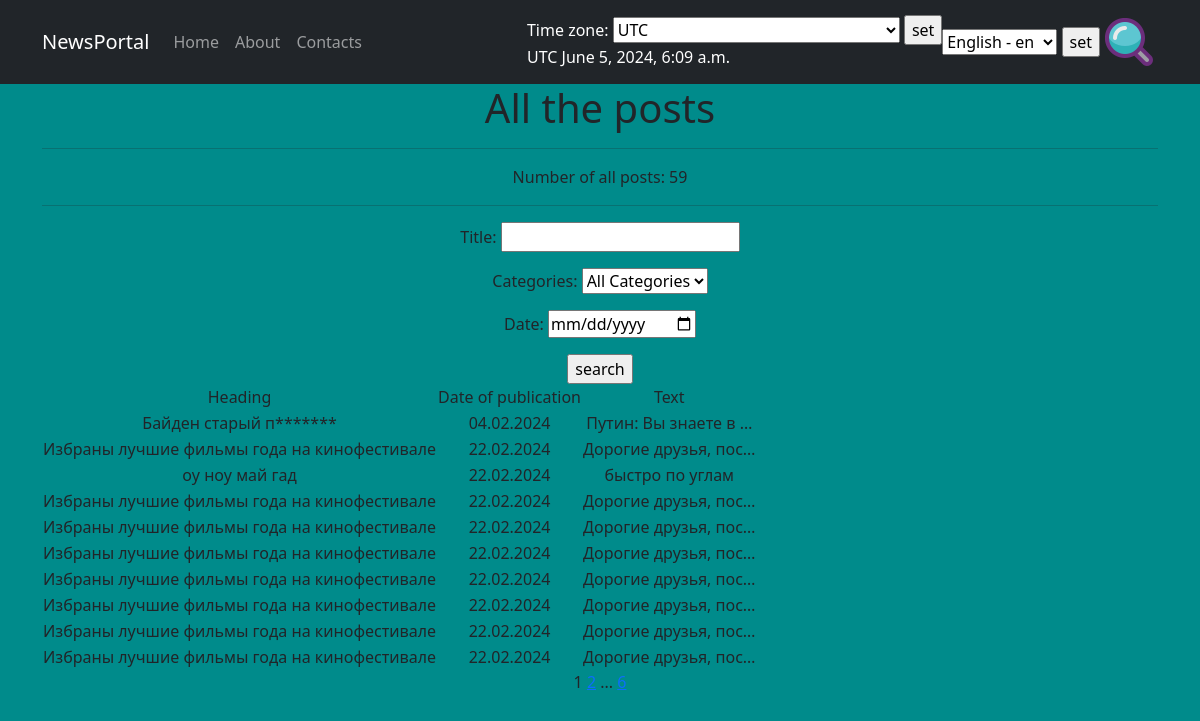
/posts/articles/search/, run on an earlier commit of the app's database.
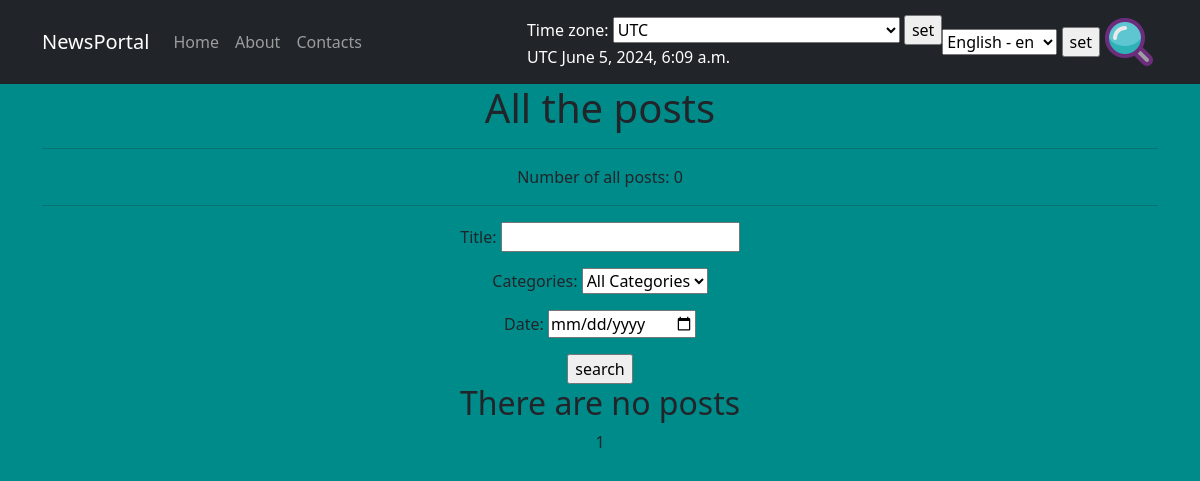
And on a later commit of the database.
### news/models.py (models this page shows, shortened)
class Post(models.Model):
    article = 'AR'
    news = 'NW'
    CHOICES = [
        (article, 'Статья'),
        (news, 'Новость'),
    ]
    date_time = models.DateTimeField(auto_now_add=True)
    author = models.ForeignKey(Author, on_delete=models.CASCADE)
    post_type = models.CharField(choices=CHOICES, default=article, max_length=2)
    category = models.ManyToManyField(Category, through='PostCategory')
    title = models.CharField(max_length=120)
    text = models.TextField()
    rating = models.IntegerField(default=0)

### news/views.py (the view)
# urls.py: path('articles/search/', views.ArticleSearchView.as_view(), name='article_search'),
class ArticleSearchView(ViewTimeZone, ListView):
    model = Post
    template_name = 'search.html'
    context_object_name = 'posts'
    paginate_by = 10
    def get_queryset(self):
        queryset = super().get_queryset().filter(post_type='AR')
        self.filterset = PostFilter(self.request.GET, queryset)
        return self.filterset.qs
    def get_context_data(self, **kwargs):
        context = super().get_context_data(**kwargs)
        context['filterset'] = self.filterset
        return context

### news/models.py (called while the page is built)
    def __str__(self):
        return self.category_type

### news/templatetags/custom_filters.py (called while the page is built)
@register.filter()
def censor(text):
    if text != None:
        words = text.split(' ')
        list_text = []
        for word in words:
            if word.lower() in BLOCKED_WORDS:
                postfix = word[:1] + '*' * (len(word) - 1)
                list_text.append(postfix)
            else:
                list_text.append(word)
        return ' '.join(list_text)

### news/templatetags/custom_tags.py (called while the page is built)
@register.simple_tag(takes_context=True)
def url_replace(context, **kwargs):
    current_param = context['request'].GET.copy()
    for k, v in kwargs.items():
        current_param[k] = v
    return current_param.urlencode()

### news/views.py (called while the page is built)
    def get_context_data(self, **kwargs):
        context = super().get_context_data(**kwargs)
        context['model'] = self.model.objects.all()
        context['current_time'] = timezone.localtime(timezone.now())
        context['timezones'] = pytz.common_timezones
        return context

### templates/search.html (shortened to what this page needs)
{% extends 'default.html' %}
{% load custom_filters %}
{% load custom_tags %}
{% load i18n %}
{% block content %}
    <h1>{% trans 'All the posts' %}</h1>
    <hr>
        {% trans 'Number of all posts' %}: {{ paginator.count }}
    <hr>
    <form action="" method="get">
        {{ filterset.form.as_p }}
        <input type="submit" value="search">
    </form>
    {% if posts %}
        <table>
            <tr>
                <td>{% trans 'Heading' %}</td>
                <td>{% trans 'Date of publication' %}</td>
                <td>{% trans 'Text' %}</td>
            </tr>
            {% for post in posts %}
            <tr>
                <td>{{ post.title|censor }}</td>
                <td>{{ post.date_time|date:"d.m.Y" }}</td>
                <td>{{ post.text|truncatechars:20|censor }}</td>
            </tr>
            {% endfor %}
        </table>
    {% else %}
        <h2>{% trans 'There are no posts' %}</h2>
    {% endif %}
    {{ page_obj.number }}
    {% if page_obj.has_next %}
        <a href="?{% url_replace page=page_obj.next_page_number %}">{{ page_obj.next_page_number }}</a>
        {% if paginator.num_pages != page_obj.next_page_number %}
            ...
            <a href="?{% url_replace page=page_obj.paginator.num_pages %}">{{ page_obj.paginator.num_pages }}</a>
        {% endif %}
    {% endif %}
{% endblock content %}

What changed in the data, as far as the page shows it:
no longer on this page (row edited): Post: title|censor "Байден старый п*******", date_time "04.02.2024", text|censor "Путин: Вы знаете в …"
removed Post: title|censor "Избраны лучшие фильмы года на кинофестивале", date_time "22.02.2024", text|censor "Дорогие друзья, пос…"
removed Post: title|censor "оу ноу май гад", date_time "22.02.2024", text|censor "быстро по углам"
removed Post: title|censor "Избраны лучшие фильмы года на кинофестивале", date_time "22.02.2024", text|censor "Дорогие друзья, пос…"
removed Post: title|censor "Избраны лучшие фильмы года на кинофестивале", date_time "22.02.2024", text|censor "Дорогие друзья, пос…"
removed Post: title|censor "Избраны лучшие фильмы года на кинофестивале", date_time "22.02.2024", text|censor "Дорогие друзья, пос…"
removed Post: title|censor "Избраны лучшие фильмы года на кинофестивале", date_time "22.02.2024", text|censor "Дорогие друзья, пос…"
removed Post: title|censor "Избраны лучшие фильмы года на кинофестивале", date_time "22.02.2024", text|censor "Дорогие друзья, пос…"
removed Post: title|censor "Избраны лучшие фильмы года на кинофестивале", date_time "22.02.2024", text|censor "Дорогие друзья, пос…"
removed Post: title|censor "Избраны лучшие фильмы года на кинофестивале", date_time "22.02.2024", text|censor "Дорогие друзья, пос…"
Also different on the page:
{{ paginator.count }}: "59" → "0"
text no longer shown: "Heading Date of publication Text ..."
text now shown: "There are no posts"
